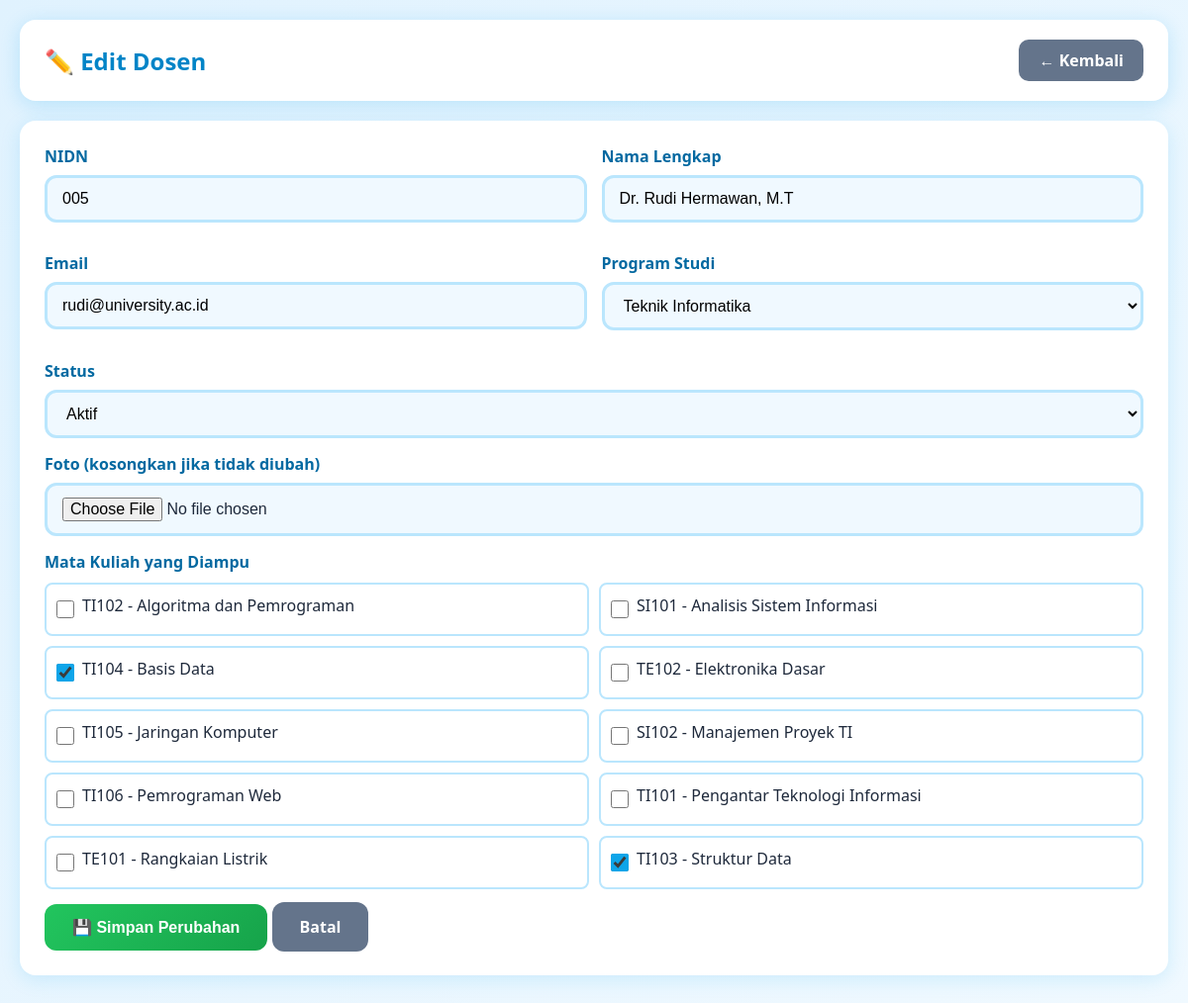
/edit.php?id=5 (signed in), run on the app's committed database.
### tables this page shows
CREATE TABLE IF NOT EXISTS dosen (
    id INT UNSIGNED AUTO_INCREMENT PRIMARY KEY,
    nidn CHAR(10) NOT NULL UNIQUE,
    nama VARCHAR(100) NOT NULL,
    email VARCHAR(120) NOT NULL UNIQUE,
    program_studi ENUM('Teknik Informatika','Sistem Informasi','Teknik Elektro') NOT NULL,
    foto VARCHAR(255) NULL,
    status ENUM('aktif','nonaktif') NOT NULL DEFAULT 'aktif',
    created_at TIMESTAMP NOT NULL DEFAULT CURRENT_TIMESTAMP,
    updated_at TIMESTAMP NOT NULL DEFAULT CURRENT_TIMESTAMP ON UPDATE CURRENT_TIMESTAMP,
    deleted_at TIMESTAMP NULL,
    INDEX idx_status (status),
    INDEX idx_deleted (deleted_at)
);

CREATE TABLE IF NOT EXISTS mata_kuliah (
    id INT UNSIGNED AUTO_INCREMENT PRIMARY KEY,
    kode VARCHAR(12) NOT NULL UNIQUE,
    nama VARCHAR(100) NOT NULL,
    sks TINYINT UNSIGNED NOT NULL CHECK (sks BETWEEN 1 AND 6)
);

### src/dosenrepository.php (called while the page is built, shortened)
<?php
class DosenRepository {
    private $pdo;
    public function __construct() {
        $this->pdo = $this->get_pdo();
    }
    private function get_pdo() {
        static $pdo = null;
        if ($pdo === null) {
            $dsn = 'mysql:host=' . DB_HOST . ';dbname=' . DB_NAME . ';charset=utf8mb4';
            $pdo = new PDO($dsn, DB_USER, DB_PASS);
            $pdo->setAttribute(PDO::ATTR_ERRMODE, PDO::ERRMODE_EXCEPTION);
            $pdo->setAttribute(PDO::ATTR_EMULATE_PREPARES, false);
        }
        return $pdo;
    }
    public function find($id) {
        $stmt = $this->pdo->prepare("SELECT * FROM dosen WHERE id = ?");
        $stmt->execute([$id]);
        return $stmt->fetch(PDO::FETCH_ASSOC);
    }
    public function getMatakuliah($dosen_id) {
        $stmt = $this->pdo->prepare("SELECT matakuliah_id FROM dosen_matakuliah WHERE dosen_id = ?");
        $stmt->execute([$dosen_id]);
        return array_column($stmt->fetchAll(PDO::FETCH_ASSOC), 'matakuliah_id');
    }
    public function getAllMatakuliah() {
        return $this->pdo->query("SELECT * FROM mata_kuliah ORDER BY nama")->fetchAll(PDO::FETCH_ASSOC);
    }
}

### src/auth.php (called while the page is built, shortened)
<?php
function h($str) {
    return htmlspecialchars($str ?? '', ENT_QUOTES, 'UTF-8');
}

### public/edit.php (the view, shortened to what this page needs)
<?php
require_once __DIR__ . '/../src/Auth.php';
require_once __DIR__ . '/../src/DosenRepository.php';
$repo = new DosenRepository();
$id = $_GET['id'] ?? 0;
$dosen = $repo->find($id);
$all_mk = $repo->getAllMatakuliah();
$mk_terpilih = $repo->getMatakuliah($id);
$old = $dosen;
?>
<!DOCTYPE html>
<html lang="id">
<head>
    <link rel="stylesheet" href="style.css">
</head>
<body>
    <div class="container">
        <header class="header-main">
            <h1>✏️ Edit Dosen</h1>
            <a href="index.php" class="btn-reset">← Kembali</a>
        </header>
        <main class="card-main">
            <form method="POST" enctype="multipart/form-data">
                <div class="form-row">
                    <div class="form-full">
                        <label>NIDN</label>
                        <input type="text" name="nidn" value="<?= h($old['nidn']) ?>" required>
                    </div>
                    <div class="form-full">
                        <label>Nama Lengkap</label>
                        <input type="text" name="nama" value="<?= h($old['nama']) ?>" required>
                    </div>
                </div>
                <div class="form-row">
                    <div class="form-full">
                        <label>Email</label>
                        <input type="email" name="email" value="<?= h($old['email']) ?>" required>
                    </div>
                    <div class="form-full">
                        <label>Program Studi</label>
                        <select name="program_studi">
                            <option value="Teknik Informatika" <?= $old['program_studi'] === 'Teknik Informatika' ? 'selected' : '' ?>>Teknik Informatika</option>
                        </select>
                    </div>
                </div>
                <div class="form-full">
                    <label>Status</label>
                    <select name="status">
                        <option value="aktif" <?= $old['status'] === 'aktif' ? 'selected' : '' ?>>Aktif</option>
                    </select>
                </div>
                <div class="form-full">
                    <label>Foto (kosongkan jika tidak diubah)</label>
                    <input type="file" name="foto" accept="image/*">
                </div>
                <div class="form-full">
                    <label>Mata Kuliah yang Diampu</label>
                    <div class="mk-grid">
                        <?php foreach ($all_mk as $mk): ?>
                        <div class="mk-item">
                            <input type="checkbox" name="matakuliah[]" value="<?= $mk['id'] ?>" id="mk<?= $mk['id'] ?>" <?= in_array($mk['id'], $mk_terpilih) ? 'checked' : '' ?>>
                            <label for="mk<?= $mk['id'] ?>"><?= h($mk['kode'] . ' - ' . $mk['nama']) ?></label>
                        </div>
                        <?php endforeach; ?>
                    </div>
                </div>
                <button type="submit" class="btn-simpan">💾 Simpan Perubahan</button>
                <a href="index.php" class="btn-batal">Batal</a>
            </form>
        </main>
    </div>
</body>
</html>

### public/style.css (style rules this page uses)
* { box-sizing: border-box; margin: 0; padding: 0; }
body { background: linear-gradient(135deg, #e0f2fe, #f0f9ff); font-family: 'Segoe UI', Tahoma, sans-serif; padding: 20px; color: #1e293b; min-height: 100vh; }
.container { max-width: 1200px; margin: 0 auto; }
.header-main { background: white; padding: 20px 25px; border-radius: 16px; margin-bottom: 20px; display: flex; justify-content: space-between; align-items: center; box-shadow: 0 4px 20px rgba(14,165,233,0.2); }
.header-main h1 { color: #0284c7; font-size: 1.5rem; margin: 0; }
.card-main { background: white; padding: 25px; border-radius: 16px; box-shadow: 0 4px 20px rgba(14,165,233,0.15); margin-bottom: 20px; }
.btn-reset { background: #64748b; color: white; padding: 10px 20px; border-radius: 10px; text-decoration: none; font-weight: 600; }
.form-row { display: grid; grid-template-columns: 1fr 1fr; gap: 15px; margin-bottom: 15px; }
.form-full { margin-bottom: 15px; }
.form-full label { display: block; margin-bottom: 8px; font-weight: 700; color: #0369a1; }
.form-full input, .form-full select { width: 100%; padding: 12px 15px; border: 3px solid #bae6fd; border-radius: 12px; font-size: 1rem; background: #f0f9ff; }
.btn-simpan { background: linear-gradient(135deg, #22c55e, #16a34a); color: white; border: none; padding: 14px 28px; border-radius: 12px; font-size: 1rem; font-weight: 700; cursor: pointer; }
.btn-batal { background: #64748b; color: white; padding: 14px 28px; border-radius: 12px; text-decoration: none; font-weight: 700; }
.mk-grid { display: grid; grid-template-columns: repeat(2, 1fr); gap: 10px; margin-top: 10px; }
.mk-item { display: flex; align-items: center; gap: 8px; padding: 10px; background: white; border: 2px solid #bae6fd; border-radius: 8px; }
.mk-item input { width: 18px; height: 18px; accent-color: #0ea5e9; }
.mk-item label { font-weight: 500; color: #1e293b; cursor: pointer; }

### data on the page
dosen: nidn "005", nama "Dr. Rudi Hermawan, M.T", email "rudi@university.ac.id", program_studi "Teknik Informatika", status "Aktif"
mata_kuliah: kode+nama "TI102 - Algoritma dan Pemrograman"
mata_kuliah: kode+nama "SI101 - Analisis Sistem Informasi"
mata_kuliah: id "☑", kode+nama "TI104 - Basis Data"
mata_kuliah: kode+nama "TE102 - Elektronika Dasar"
mata_kuliah: kode+nama "TI105 - Jaringan Komputer"
mata_kuliah: kode+nama "SI102 - Manajemen Proyek TI"
mata_kuliah: kode+nama "TI106 - Pemrograman Web"
mata_kuliah: kode+nama "TI101 - Pengantar Teknologi Informasi"
mata_kuliah: kode+nama "TE101 - Rangkaian Listrik"
mata_kuliah: id "☑", kode+nama "TI103 - Struktur Data"
